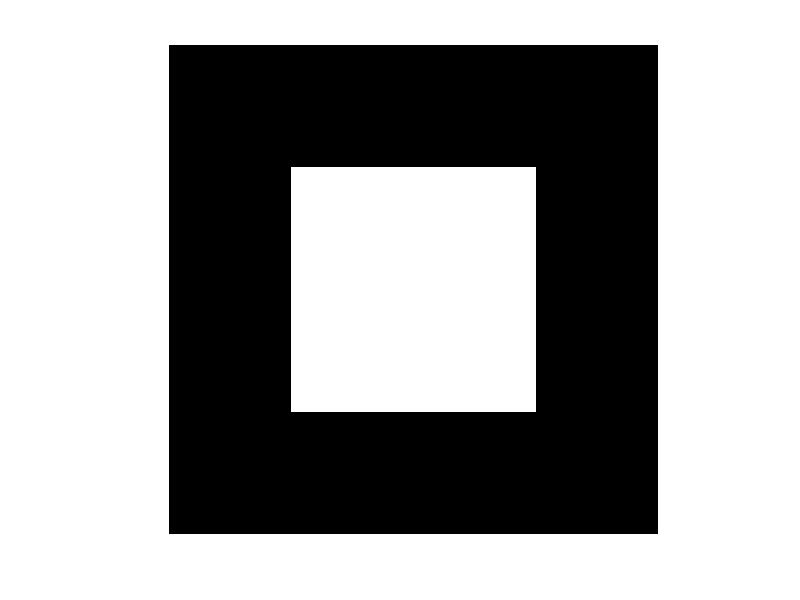

The MATLAB script that drew this image: (Note: this script raises an error after producing the figure.)
I = zeros(1024,1024);

temp = I;
temp(256:768, 256:768) = 1;
imshow(temp);
imwrite(temp, './resources/big_square.jpg');

temp = I;
temp(448:576,192:320) = 1;
temp(448:576,704:832) = 1;
imshow(temp);
imwrite(temp, './resources/horizontal_squares.jpg');

temp = I;
temp(192:320,448:576) = 1;
temp(704:832,448:576) = 1;
imshow(temp);
imwrite(temp, './resources/vertical_squares.jpg');

temp = I;
temp(448:576,192:320) = 1;
temp(448:576,704:832) = 1;
temp(192:320,448:576) = 1;
temp(704:832,448:576) = 1;
imshow(temp);
imwrite(temp, './resources/four_squares.jpg');

temp = I;
temp(192:320,448-(64*3):576-(64*3)) = 1;
temp(704:832,448+(64*3):576+(64*3)) = 1;
imshow(temp);
imwrite(temp, './resources/end_squares.jpg');

%diagonal_squares
temp = I;
temp(192-(64):320-(64),448-(64*4.5):576-(64*4.5)) = 1;
temp(192+(64*2):320+(64*2),448-(64*1.5):576-(64*1.5)) = 1;
temp(192+(64*5):320+(64*5),448+(64*1.5):576+(64*1.5)) = 1;
temp(192+(64*8):320+(64*8),448+(64*4.5):576+(64*4.5)) = 1;
imshow(temp);
imwrite(temp, './resources/diagonal_squares.jpg');

%opp_diagonal_squares
temp = I;
temp(192-64:320-64,448+(64*4.5):576+(64*4.5)) = 1;
temp(192+(64*2):320+(64*2),448+(64*1.5):576+(64*1.5)) = 1;
temp(192+(64*5):320+(64*5),448-(64*1.5):576-(64*1.5)) = 1;
temp(192+(64*8):320+(64*8),448-(64*4.5):576-(64*4.5)) = 1;
imshow(temp);
imwrite(temp, './resources/opp_diagonal_squares.jpg');


%box_squares
temp = I;
temp(192+(64*2):320+(64*2),448-(64*1.5):576-(64*1.5)) = 1;
temp(192+(64*5):320+(64*5),448+(64*1.5):576+(64*1.5)) = 1;
temp(192+(64*2):320+(64*2),448+(64*1.5):576+(64*1.5)) = 1;
temp(192+(64*5):320+(64*5),448-(64*1.5):576-(64*1.5)) = 1;
imshow(temp);
imwrite(temp, './resources/box_squares.jpg');

%x_box_squares
temp = I;
temp(192-(64):320-(64),448-(64*4.5):576-(64*4.5)) = 1;
temp(192+(64*2):320+(64*2),448-(64*1.5):576-(64*1.5)) = 1;
temp(192+(64*5):320+(64*5),448+(64*1.5):576+(64*1.5)) = 1;
temp(192+(64*8):320+(64*8),448+(64*4.5):576+(64*4.5)) = 1;

temp(192-64:320-64,448+(64*4.5):576+(64*4.5)) = 1;
temp(192+(64*2):320+(64*2),448+(64*1.5):576+(64*1.5)) = 1;
temp(192+(64*5):320+(64*5),448-(64*1.5):576-(64*1.5)) = 1;
temp(192+(64*8):320+(64*8),448-(64*4.5):576-(64*4.5)) = 1;

imshow(temp);
imwrite(temp, './resources/x_box_squares.jpg');

%x_squares
temp = I;
temp(448-(64*4):576-(64*4),448-(64*4):576-(64*4)) = 1;
temp(448-(64*2):576-(64*2),448-(64*2):576-(64*2)) = 1;
temp(448:576,448:576) = 1;
temp(448+(64*2):576+(64*2),448+(64*2):576+(64*2)) = 1;
temp(448+(64*4):576+(64*4),448+(64*4):576+(64*4)) = 1;

temp(448-(64*4):576-(64*4),448+(64*4):576+(64*4)) = 1;
temp(448-(64*2):576-(64*2),448+(64*2):576+(64*2)) = 1;
temp(448+(64*2):576+(64*2),448-(64*2):576-(64*2)) = 1;
temp(448+(64*4):576+(64*4),448-(64*4):576-(64*4)) = 1;

imshow(temp);
imwrite(temp, './resources/x_squares.jpg');

%concentric_box_squares
temp = I;
temp(192-(64):320-(64),448-(64*4.5):576-(64*4.5)) = 1;
temp(192+(64*2):320+(64*2),448-(64*1.5):576-(64*1.5)) = 1;
temp(192+(64*5):320+(64*5),448+(64*1.5):576+(64*1.5)) = 1;
temp(192+(64*8):320+(64*8),448+(64*4.5):576+(64*4.5)) = 1;

temp(192-64:320-64,448+(64*4.5):576+(64*4.5)) = 1;
temp(192+(64*2):320+(64*2),448+(64*1.5):576+(64*1.5)) = 1;
temp(192+(64*5):320+(64*5),448-(64*1.5):576-(64*1.5)) = 1;
temp(192+(64*8):320+(64*8),448-(64*4.5):576-(64*4.5)) = 1;

temp(192-(64):320-(64),448:576) = 1;
temp(192+(64*8):320+(64*8),448:576) = 1;
temp(448-(64*0.5):576-(64*0.5),448-(64*4.5):576-(64*4.5)) = 1;
temp(448-(64*0.5):576-(64*0.5),448+(64*4.5):576+(64*4.5)) = 1;

imshow(temp);
imwrite(temp, './resources/concentric_box_squares.jpg');

%small_chess
    temp = I;
    %x
    temp(448-(64*2):576-(64*2),448-(64*2):576-(64*2)) = 1;
    temp(448:576,448:576) = 1;
    temp(448+(64*2):576+(64*2),448+(64*2):576+(64*2)) = 1;
    temp(448-(64*2):576-(64*2),448+(64*2):576+(64*2)) = 1;
    temp(448+(64*2):576+(64*2),448-(64*2):576-(64*2)) = 1;
    
    
    %outside
    temp(192:320,448-(64*4):576-(64*4)) = 1;
    temp(192+(64*8):320+(64*8),448+(64*4):576+(64*4)) = 1;
    temp(192:320,448+(64*4):576+(64*4)) = 1;
    temp(192+(64*8):320+(64*8),448-(64*4):576-(64*4)) = 1;
    
    temp(192:320,448:576) = 1;
    temp(192+(64*8):320+(64*8),448:576) = 1;
    temp(448:576,448-(64*4):576-(64*4)) = 1;
    temp(448:576,448+(64*4):576+(64*4)) = 1;

imshow(temp);
imwrite(temp, './resources/small_chess.jpg');





